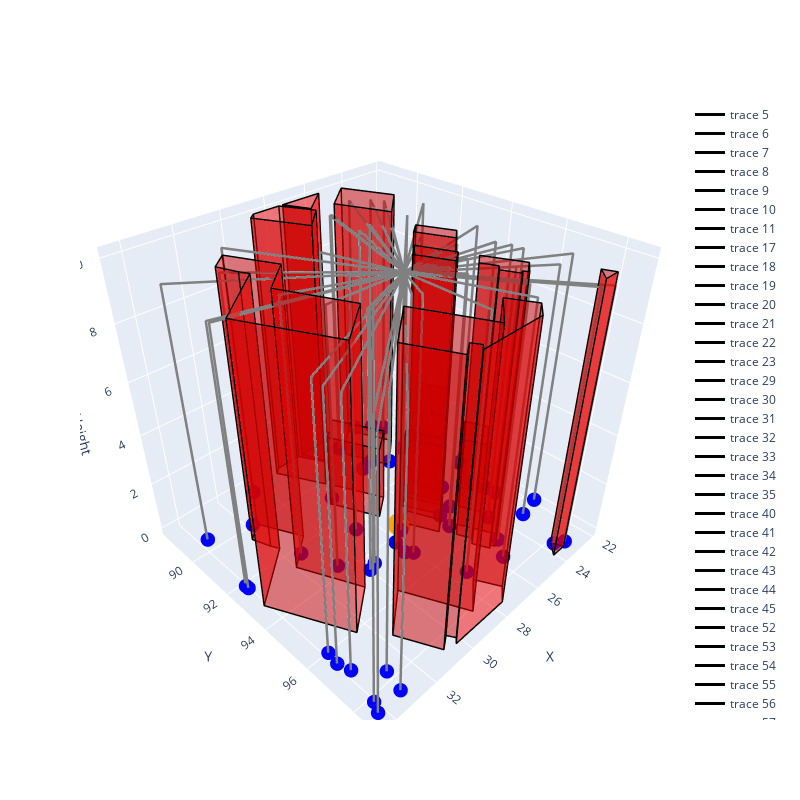

The cell this chart's notebook holds for it:
### Code cell
# ploting th route

initial_plot(delivary_locations=delivary_loc, obstacles=obstacles, dp=initial_dp, route = route_1)
